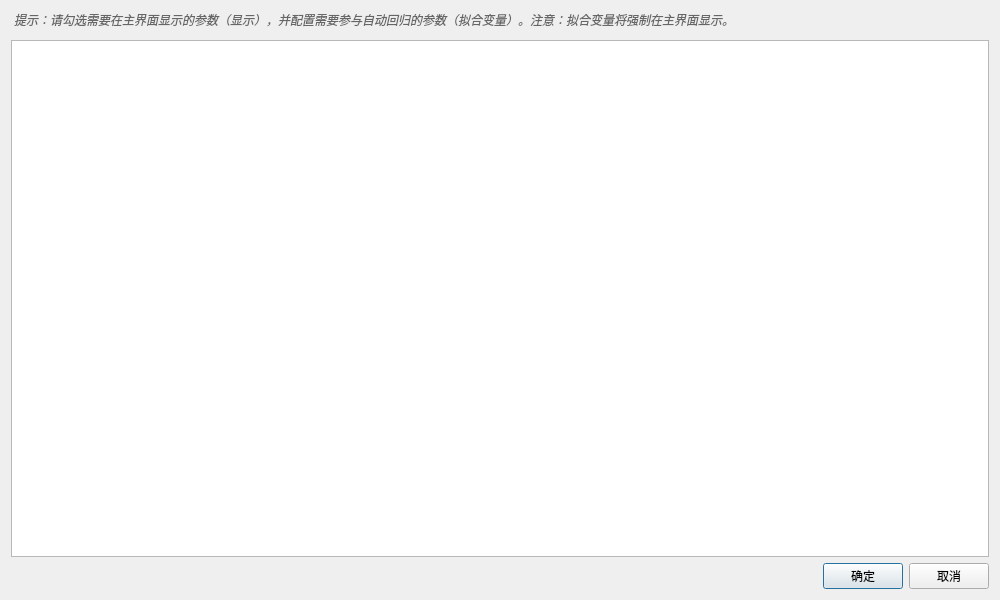
<?xml version="1.0" encoding="UTF-8"?>
<ui version="4.0">
 <class>ParamSelectDialog</class>
 <widget class="QDialog" name="ParamSelectDialog">
  <property name="geometry">
   <rect>
    <x>0</x>
    <y>0</y>
    <width>1000</width>
    <height>600</height>
   </rect>
  </property>
  <property name="windowTitle">
   <string>拟合参数配置</string>
  </property>
  <layout class="QVBoxLayout" name="verticalLayout">
   <item>
    <widget class="QLabel" name="labelTip">
     <property name="text">
      <string>提示：请勾选需要在主界面显示的参数（显示），并配置需要参与自动回归的参数（拟合变量）。注意：拟合变量将强制在主界面显示。</string>
     </property>
     <property name="wordWrap">
      <bool>true</bool>
     </property>
     <property name="styleSheet">
      <string notr="true">color: #666; font-style: italic; margin-bottom: 5px;</string>
     </property>
    </widget>
   </item>
   <item>
    <widget class="QTableWidget" name="tableWidget">
     <property name="alternatingRowColors">
      <bool>true</bool>
     </property>
     <property name="selectionMode">
      <enum>QAbstractItemView::NoSelection</enum>
     </property>
    </widget>
   </item>
   <item>
    <layout class="QHBoxLayout" name="horizontalLayout">
     <item>
      <spacer name="horizontalSpacer">
       <property name="orientation">
        <enum>Qt::Horizontal</enum>
       </property>
       <property name="sizeHint" stdset="0">
        <size>
         <width>40</width>
         <height>20</height>
        </size>
       </property>
      </spacer>
     </item>
     <item>
      <widget class="QPushButton" name="btnOk">
       <property name="text">
        <string>确定</string>
       </property>
       <property name="default">
        <bool>true</bool>
       </property>
      </widget>
     </item>
     <item>
      <widget class="QPushButton" name="btnCancel">
       <property name="text">
        <string>取消</string>
       </property>
      </widget>
     </item>
    </layout>
   </item>
  </layout>
 </widget>
 <resources/>
 <connections/>
</ui>
